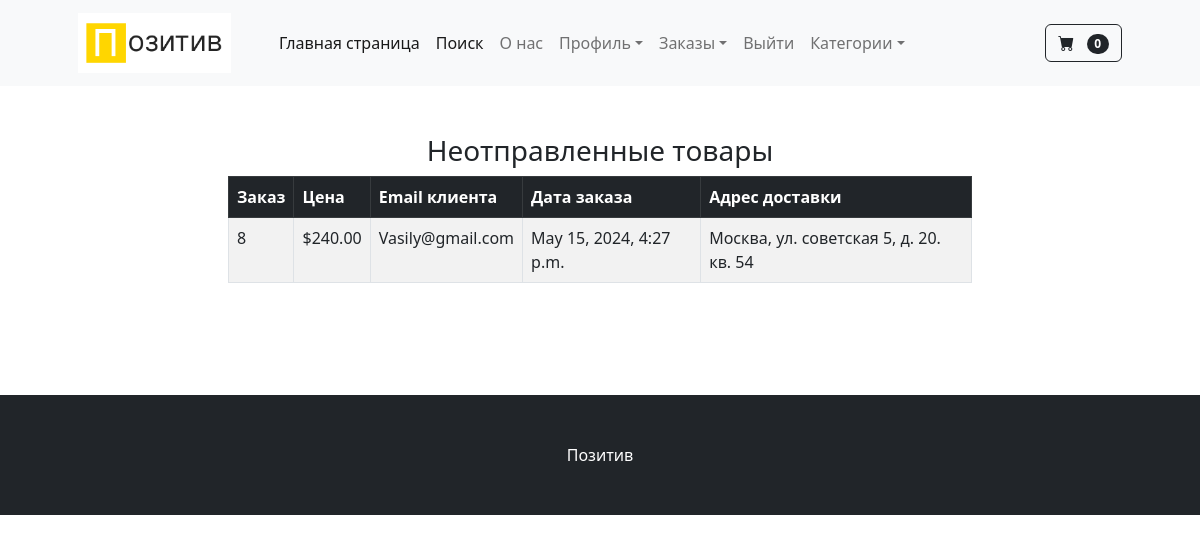
Page /payment/not_shipped_dash (signed in) on the committed database.
### payment/models.py (models this page shows, shortened)
class Order(models.Model):
	user = models.ForeignKey(User, on_delete=models.CASCADE, null=True, blank=True)
	full_name = models.CharField(max_length=250)
	email = models.EmailField(max_length=250)
	shipping_address = models.TextField(max_length=15000)
	amount_paid = models.DecimalField(max_digits=7, decimal_places=2)
	date_ordered = models.DateTimeField(auto_now_add=True)
	shipped = models.BooleanField(default=False)
	date_shipped = models.DateTimeField(blank=True, null=True)

### payment/views.py (the view)
# urls.py: path('not_shipped_dash', views.not_shipped_dash, name="not_shipped_dash"),
def not_shipped_dash(request):
	if request.user.is_authenticated and request.user.is_superuser:
		orders = Order.objects.filter(shipped=False)
		return render(request, "payment/not_shipped_dash.html", {"orders":orders})
	else:
		messages.success(request, "Access Denied")
		return redirect('home')

### cart/cart.py (called while the page is built)
	def __len__(self):
		return len(self.cart)

### cart/context_processors.py (called while the page is built)
def cart(request):
	return {'cart': Cart(request)}

### payment/templates/payment/not_shipped_dash.html
{% extends 'base.html' %}
{% block content %}
        <div class="container">
        	<div class="row">
        		<center>
        			<div class="col-8">
        				<br/><br/>
<h3>Неотправленные товары</h3>
<table class="table table-striped table-hover table-bordered">
  <thead class="table-dark">
    <tr>
      <th scope="col">Заказ</th>
      <th scope="col">Цена</th>
      <th scope="col">Email клиента</th>
      <th scope="col">Дата заказа</th>
      <th scope="col">Адрес доставки</th>
    </tr>
  </thead>
  <tbody>
  	{% for item in orders %}
    <tr>
      <td>{{ item.id }}</td>
      <td>${{ item.amount_paid }}</td>
      <td>{{ item.email }}</td>
      <td>{{ item.date_ordered }}</td>
      <td>{{ item.shipping_address }}</td>
    </tr>
    {% endfor %}
  </tbody>
</table>
<br/><br/>
<br/><br/>
        			</div>
        		</center>
        	</div>
        </div>
{% endblock %}

### rows in the picture
Order: id "8", amount_paid "240.00", email "Vasily@gmail.com", date_ordered "May 15, 2024, 4:27 p.m.", shipping_address "Москва, ул. советская 5, д. 20. кв. 54"

### other values in the picture
{{ cart|length }} "0"
